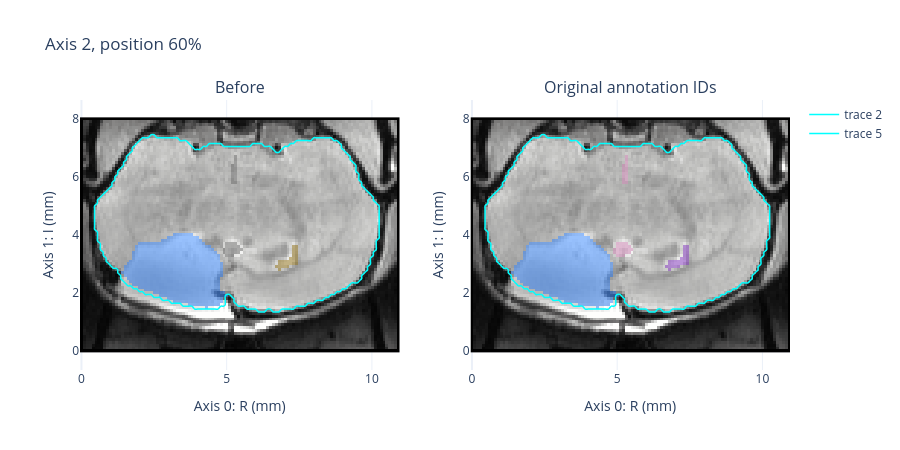

Notebook cell for this chart:
### Markdown cell above
## Restore original annotation IDs

The TBI output becomes 0, 1, 3, 13, 21. MouseFull restores its eleven original
values. The brain stays binary 0/1; its cleanup never overwrites categorical ROIs.

### Code cell
output_labels = OutputLabels.resolve(
    labels, split_ventricles=split_ventricles, original_label_ids=True,
)
restore_ids = MapLabels(mapping=output_labels.prediction_mapping)
restored = cleaned.preprocess([restore_ids], seed=SEED)
print("Original IDs:", output_labels.names)
show_pair(cleaned, restored, "Original annotation IDs")
